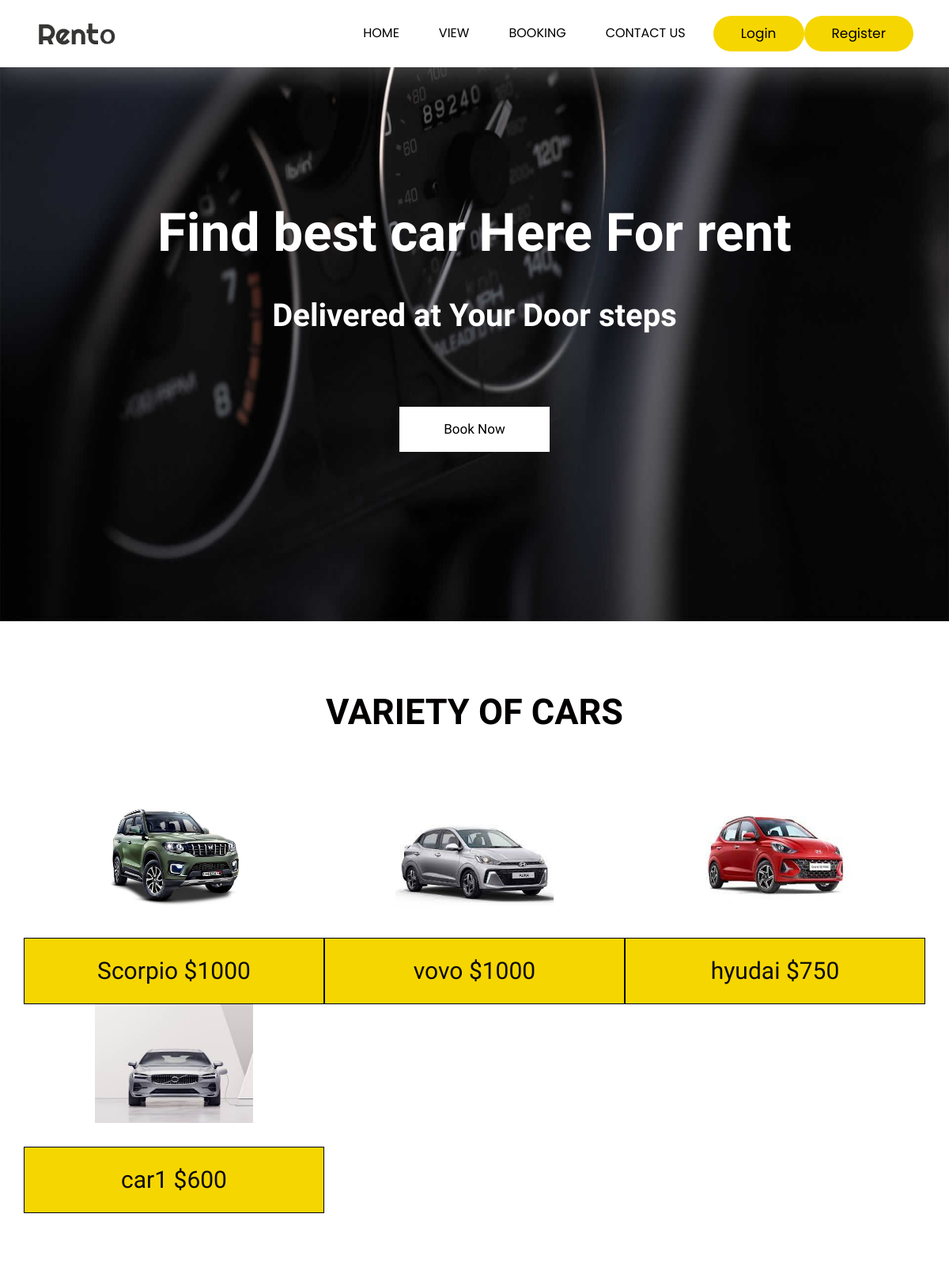
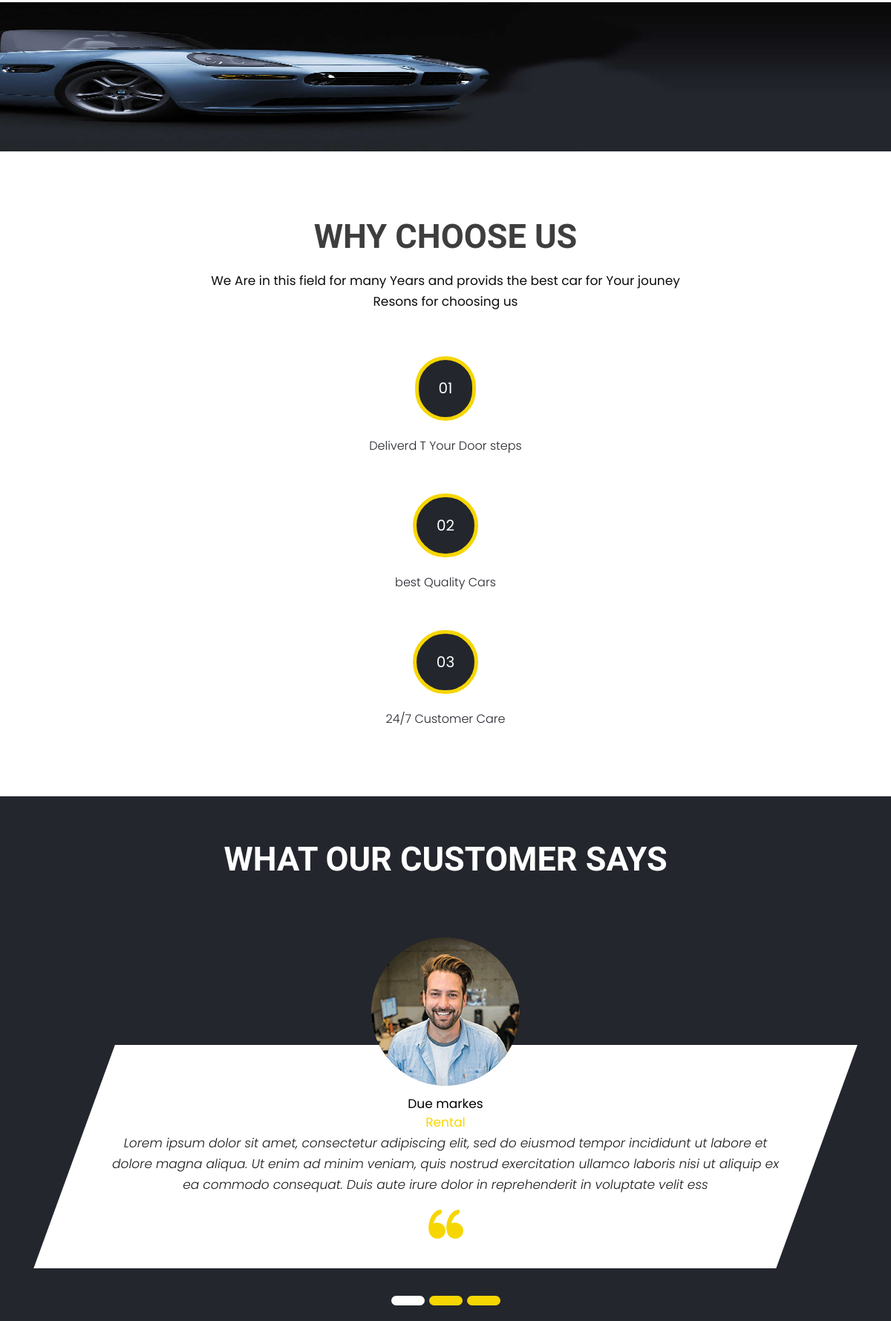
The page / (upper part) on the database its author committed (2 pictures, top to bottom).
### car/models.py (models this page shows)
class CarDetail(models.Model):
    CarId = models.AutoField(primary_key=True)
    Car_Name=models.CharField(max_length=255)
    Car_Brand=models.CharField(max_length=255)
    Car_Discription=models.CharField(max_length=1000)
    Car_Rent=models.IntegerField()
    Car_Image=models.ImageField(upload_to="car_image")
    Owner = models.ForeignKey(User,on_delete=models.CASCADE,null=True,blank=True)

### Public/decorators.py (the view)
    def Wrapper_func(request,*args,**kwargs):
        group = None
        if request.user.groups.exists():
            group = request.user.groups.all()[0].name
        if group == None:
            return view_func(request, *args, **kwargs)
        if group == "Vendor":
            return view_func(request, *args, **kwargs)
        if group == "owner":
            return redirect('AdminIndex')

### Public/views.py (called while the page is built)
@admin_only
def Index(request):
    product =CarDetail.objects.all()
    context = {
        "product":product
    }
    return render(request,'index.html',context)

### templates/index.html (shortened to what this page needs)
{% load static %}
{% static 'images' as baseurl %}
<!DOCTYPE html>
<html lang="en">
   <head>
      <link rel="stylesheet" href="{%static 'css/bootstrap.min.css' %}">
      <link rel="stylesheet" href="{%static 'css/style.css' %}">
      <link rel="stylesheet" href="{%static 'css/responsive.css' %}">
      <link rel="stylesheet" href="{%static 'css/jquery.mCustomScrollbar.min.css' %}">
      <link rel="stylesheet" href="https://netdna.bootstrapcdn.com/font-awesome/4.0.3/css/font-awesome.css">
      <link rel="stylesheet" href="https://cdnjs.cloudflare.com/ajax/libs/fancybox/2.1.5/jquery.fancybox.min.css" media="screen">
   </head>
   <body class="main-layout">
      <header>
         <div class="header">
            <div class="container">
               <div class="row">
                  <div class="col-xl-3 col-lg-3 col-md-3 col-sm-3 col logo_section">
                     <div class="full">
                        <div class="center-desk">
                           <div class="logo">
                              <a href="{% url 'Index' %}"><img src="{%static 'images/logo.png' %}" alt="#" /></a>
                           </div>
                        </div>
                     </div>
                  </div>
                  <div class="col-xl-9 col-lg-9 col-md-9 col-sm-9">
                     <nav class="navigation navbar navbar-expand-md navbar-dark ">
                        <div class="collapse navbar-collapse" id="navbarsExample04">
                           <ul class="navbar-nav mr-auto">
                              <li class="nav-item">
                                 <a class="nav-link" href="{% url 'Index' %}"> Home  </a>
                              </li>
                              <li class="nav-item">
                                 <a class="nav-link" href="{% url 'ViewAll' %}">View</a>
                              </li>
                              <li class="nav-item">
                                 <a class="nav-link" href="{% url 'Booking' %}">Booking</a>
                              </li>
                              <li class="nav-item">
                                 <a class="nav-link" href="{% url 'con' %}">Contact us</a>
                              </li>
                           </ul>
                           {% if request.user.is_authenticated %}
                           <div class="sign_btn"><a href="#">{{request.user.username}} </a></div>
                           <div class="sign_btn"><a href="{% url 'SignOut' %}">Logout</a></div>
                           {% else %}
                           <div class="sign_btn"><a href="{% url 'SignIn' %}">Login</a></div>
                           <div class="sign_btn"><a href="{% url 'SignUp' %}">Register</a></div>
                           {% endif %}
                        </div>
                     </nav>
                  </div>
               </div>
            </div>
         </div>
      </header>
      {% block content %}
      <section class="banner_main">
         <div class="container">
            <div class="row d_flex">
               <div class="col-md-12">
                  <div class="text-bg">
                     <h1>Find best car Here For rent</h1>
                     <strong>Delivered at Your Door steps</strong>
                     <span> </span>
                     <p>
                     </p>
                     <a href="{% url 'ViewAll' %}">Book Now</a>
                  </div>
               </div>
            </div>
         </div>
      </section>
      <div  class="car">
         <div class="container">
            <div class="row">
               <div class="col-md-12">
                  <div class="titlepage">
                     <h2>VARIETY OF CARS </h2>
                  </div>
               </div>
            </div>
            <div class="row">
            {% for item in product %}
               <div class="col-md-4 padding_leri">
                  <div class="car_box">
                     <figure><img src="{{item.Car_Image.url}}" style="height: 150px;width: 200px;" alt="#"/></figure>
                     <a href="{% url 'ViewCar' item.CarId %}"><h3 style="border:1px solid black;">{{item.Car_Name}} ${{item.Car_Rent}}</h3></a>
                  </div>
               </div>
               {% endfor %}
               </div>
            </div>
         </div>
   <div id="contact" class="bestCar">
         <div class="container">
            <div class="row">
               <div class="col-md-12">
               </div>
            </div>
         </div>
      </div>
      <div class="choose ">
         <div class="container">
            <div class="row">
               <div class="col-md-12">
                  <div class="titlepage">
                     <h2>Why Choose Us</h2>
                     <span> We Are in this field for many Years and provids the best car for Your jouney<br> Resons for choosing us </span>
                  </div>
               </div>
            </div>
            <div class="row">
               <div class="col-md-12">
                  <div class="choose_box">
                     <span>01</span>
                     <p>Deliverd T Your Door steps</p>
                  </div>
               </div>
               <div class="col-md-12">
                  <div class="choose_box">
                     <span>02</span>
                     <p>best Quality Cars</p>
                  </div>
               </div>
               <div class="col-md-12">
                  <div class="choose_box">
                     <span>03</span>
                     <p>24/7 Customer Care </p>
               </div>
            </div>
         </div>
      </div>
      <div class="cutomer">
         <div class="container">
            <div class="row">
               <div class="col-md-12">
                  <div class="titlepage">
                     <h2>What Our Customer Says</h2>
                  </div>
               </div>
            </div>
            <div class="row">
               <div class="col-md-12">
                  <div id="myCarousel" class="carousel slide cutomer_Carousel " data-ride="carousel">
                     <ol class="carousel-indicators">
                        <li data-target="#myCarousel" data-slide-to="0" class="active"></li>
                        <li data-target="#myCarousel" data-slide-to="1"></li>
                        <li data-target="#myCarousel" data-slide-to="2"></li>
                     </ol>
                     <div class="carousel-inner">
                        <div class="carousel-item active">
                           <div class="container">
                              <div class="carousel-caption ">
                                 <div class="cross_img">
                                    <figure><img src="{%static 'images/cross_img.png' %}" alt="#"/></figure>
                                 </div>
                                 <div class="our cross_layout">
                                    <div class="test_box">
                                       <h4>Due markes</h4>
                                       <span>Rental</span>
                                       <p>Lorem ipsum dolor sit amet, consectetur adipiscing elit, sed do eiusmod tempor incididunt ut labore et dolore magna aliqua. Ut enim ad minim veniam, quis nostrud exercitation ullamco laboris nisi ut aliquip ex ea commodo consequat. Duis aute irure dolor in reprehenderit in voluptate velit ess</p>
                                       <i><img src="{%static 'images/te1.png' %}" alt="#"/></i>
                                    </div>
                                 </div>
                              </div>
                           </div>
                        </div>
                     </div>
                     <a class="carousel-control-prev" href="#myCarousel" role="button" data-slide="prev">
                     </a>
                     <a class="carousel-control-next" href="#myCarousel" role="button" data-slide="next">
                     </a>
                  </div>
               </div>
            </div>
         </div>
      </div>
      {% endblock  %}
   </body>
</html>

### rows shown on the page
CarDetail: Car_Image (picture), Car_Name "Scorpio", Car_Rent "1000"
CarDetail: Car_Image (picture), Car_Name "vovo", Car_Rent "1000"
CarDetail: Car_Image (picture), Car_Name "hyudai", Car_Rent "750"
CarDetail: Car_Image (picture), Car_Name "car1", Car_Rent "600"
